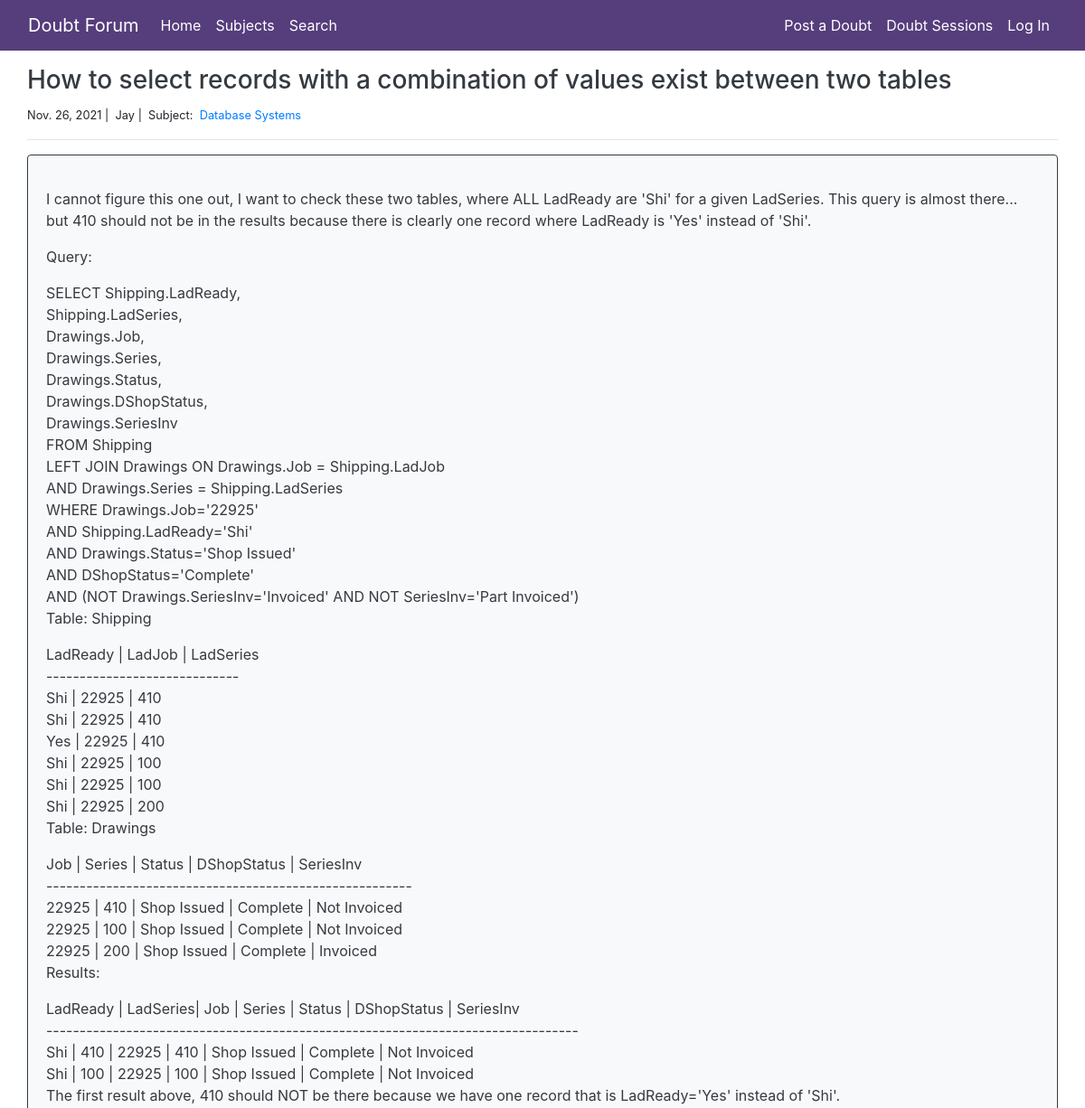
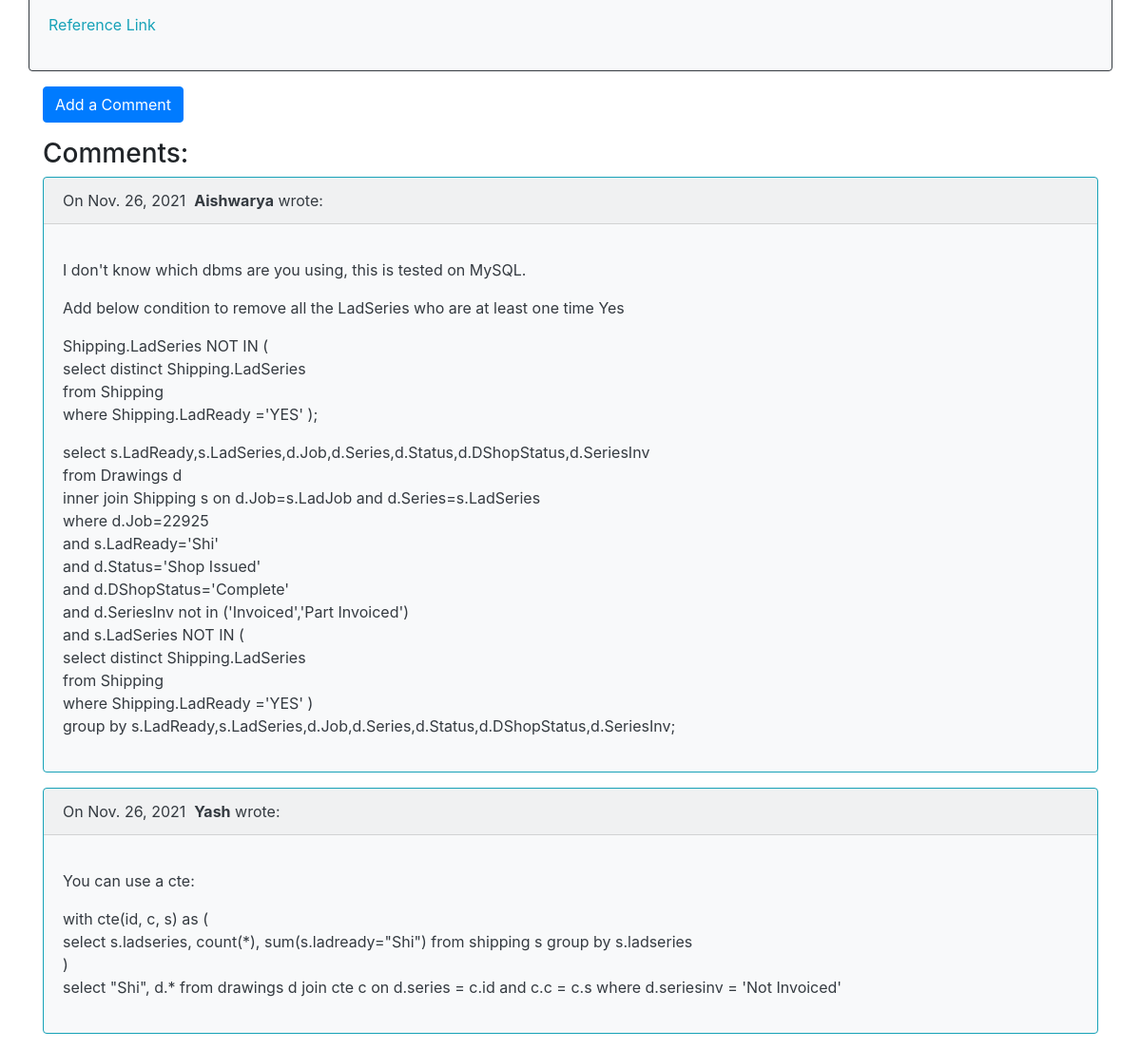
Page /10/ on the committed database (2 pictures, top to bottom).
### DoubtForum/models.py (models this page shows, shortened)
class Doubt(models.Model):
    author = models.ForeignKey(
        settings.AUTH_USER_MODEL,
        on_delete=models.CASCADE
    )
    title = models.CharField(max_length=160)
    body = models.TextField()
    link = models.URLField(max_length=50, null=True, blank=True)
    created_on = models.DateTimeField(auto_now_add=True)
    subject = models.ForeignKey('Subject', on_delete=models.CASCADE)

class Subject(models.Model):
    name = models.CharField(max_length=20)

class Comment(models.Model):
    author = models.ForeignKey(
        settings.AUTH_USER_MODEL,
        on_delete=models.CASCADE
    )
    body = models.TextField()
    created_on = models.DateTimeField(auto_now_add=True)
    doubt = models.ForeignKey('Doubt', on_delete=models.CASCADE)

### DoubtForum/views.py (the view, shortened to what this page needs)
# urls.py: path('<int:pk>/', doubt_complete, name='doubt_complete'),
def doubt_complete(request, pk):
    doubt = Doubt.objects.get(pk=pk)
    form = CommentForm()
    comments = Comment.objects.filter(doubt=doubt).order_by('-created_on')
    context = {
        "doubt": doubt,
        "comments": comments,
        "form": form,
    }
    return render(request, "doubtComplete.html", context)

### templates/doubtComplete.html (shortened to what this page needs)
<!DOCTYPE html>
{% extends "base.html" %}
{% block page_content %}
<div class="col-md-12">
    <h3 class="mt-3"><a href="{% url 'doubt_complete' doubt.pk%}" class="text-dark">{{ doubt.title }}</a></h3>
    <small>
        {{ doubt.created_on.date }} |&nbsp; {{ doubt.author }} |&nbsp;
        Subject:&nbsp;
        <a href="{% url 'tagged_doubts' doubt.subject.name %}">
            {{ doubt.subject.name }}
        </a>&nbsp;
    </small>
    <hr/>
        <div class="card text-dark border-dark bg-light mb-3">
            <div class="card-body">
                <p class="card-text">{{ doubt.body | linebreaks }}</p>
                {% if doubt.link is null or blank%}
                {% else %}
                    <p><a href="{{doubt.link}}" class="card-link text-info">Reference Link</a>&nbsp;</p>
                {% endif %}
            </div>
        </div>
        <div class="col-md-12">
        <button href="#Bar" class="btn btn-primary" data-toggle="collapse">Add a Comment</button>
        <h3 class="display-6 pt-3">Comments:</h3>
        {% for comment in comments %}
        <div class="card text-dark border-info bg-light mb-3">
            <div class="card-header"><h7 class="card-title">On {{comment.created_on.date }}&nbsp;
                <b>{{ comment.author }}</b> wrote:</h7></div>
            <div class="card-body">
                <p class="card-text">{{ comment.body | linebreaks }}</p>
            </div>
        </div>
    {% endfor %}
</div>
</div>
{% endblock %}

### rows in the picture
Doubt: title "How to select records with a combination of values exist between two tables", created_on "Nov. 26, 2021", author "Jay", subject.name "Database Systems", body "I cannot figure this one out, I want to check these two tables, where ALL LadReady are 'Shi' for a given LadSeries. This query is almost there... but 410 should not be in the results because there is clearly one record where LadReady is 'Yes' instead of 'Shi'. Query: SELECT Shipping.LadReady, Shipping.LadSeries, Drawings.Job, Drawings.Series, Drawings.Status, Drawings.DShopStatus, Drawings.SeriesInv FROM Shipping LEFT JOIN Drawings ON Drawings.Job = Shipping.LadJob AND Drawings.Series = Shipping.LadSeries WHERE Drawings.Job='22925' AND Shipping.LadReady='Shi' AND Drawings.Status='Shop Issued' AND DShopStatus='Complete' AND (NOT Drawings.SeriesInv='Invoiced' AND NOT SeriesInv='Part…"
Comment: created_on "Nov. 26, 2021", author "Aishwarya", body "I don't know which dbms are you using, this is tested on MySQL. Add below condition to remove all the LadSeries who are at least one time Yes Shipping.LadSeries NOT IN ( select distinct Shipping.LadSeries from Shipping where Shipping.LadReady ='YES' ); select s.LadReady,s.LadSeries,d.Job,d.Series,d.Status,d.DShopStatus,d.SeriesInv from Drawings d inner join Shipping s on d.Job=s.LadJob and d.Series=s.LadSeries where d.Job=22925 and s.LadReady='Shi' and d.Status='Shop Issued' and d.DShopStatus='Complete' and d.SeriesInv not in ('Invoiced','Part Invoiced') and s.LadSeries NOT IN ( select distinct Shipping.LadSeries from Shipping where Shipping.LadReady ='YES' ) group by…"
Comment: created_on "Nov. 26, 2021", author "Yash", body "You can use a cte: with cte(id, c, s) as ( select s.ladseries, count(*), sum(s.ladready=\"Shi\") from shipping s group by s.ladseries ) select \"Shi\", d.* from drawings d join cte c on d.series = c.id and c.c = c.s where d.seriesinv = 'Not Invoiced'"
